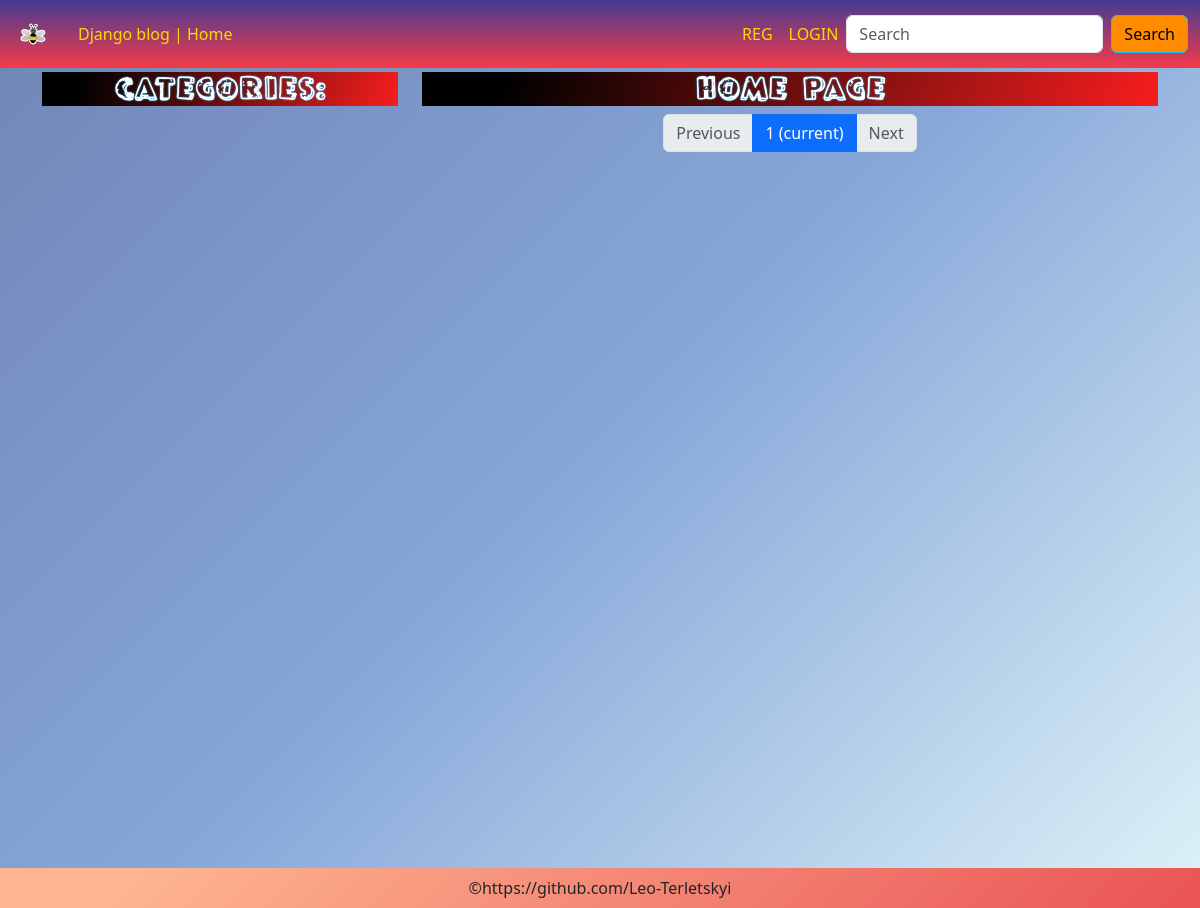
The app's page /, older data.
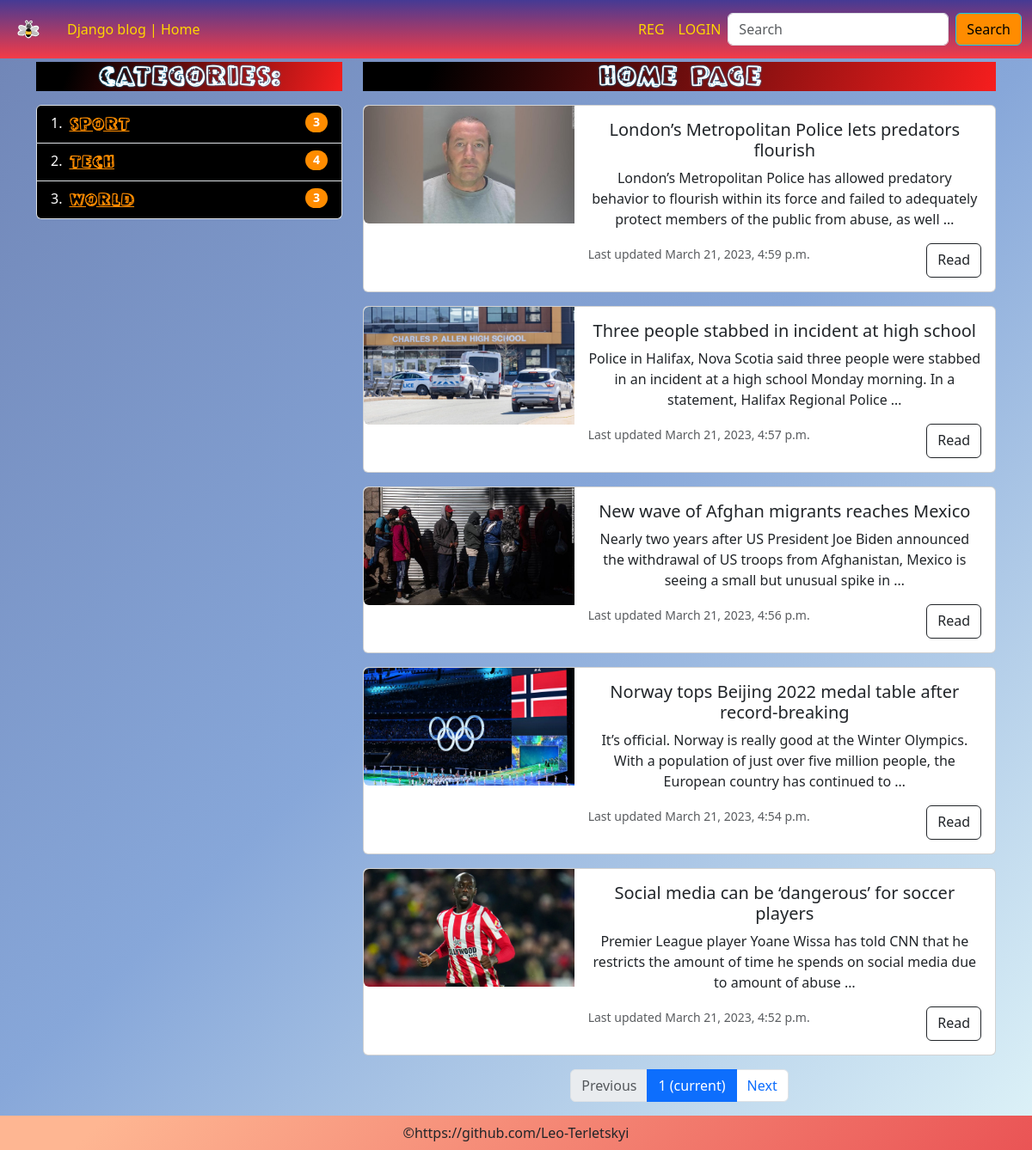
The same page, newer data.
### articles/models.py (models this page shows, shortened)
class Category(models.Model):
    name = models.CharField(max_length=32, unique=True)
    slug = models.SlugField(null=True, blank=True)
    def get_absolute_url(self):
        return reverse('category_list', kwargs={'slug': self.slug})
    def __str__(self):
        return self.name
    class Meta:
        verbose_name = 'Category'
        verbose_name_plural = 'Categories'
        ordering = ('name',)

class Article(models.Model):
    title = models.CharField(max_length=64, unique=True)
    slug = models.SlugField(null=True, blank=True)
    content = RichTextField()
    image = models.ImageField(upload_to='static/article_images')
    created_at = models.DateTimeField(auto_now_add=True)
    updated_at = models.DateTimeField(auto_now=True)
    category = models.ForeignKey(Category, on_delete=models.CASCADE)
    author = models.ForeignKey(user, on_delete=models.CASCADE)
    def get_absolute_url(self):
        return reverse('article_detail', kwargs={'slug': self.slug})
    class Meta:
        verbose_name = 'Article'
        verbose_name_plural = 'Articles'
        ordering = ('-updated_at', '-created_at')

### articles/views.py (the view)
# urls.py: path('', views.HomePage.as_view(), name='home_page'),
class HomePage(generic.ListView):
    model = Article
    context_object_name = 'articles'
    template_name = 'articles/home_page.html'
    queryset = Article.objects.all().select_related('category', 'author')
    paginate_by = 5
    def get_context_data(self, *, object_list=None, **kwargs):
        context = super().get_context_data(object_list=None, **kwargs)
        context['categories'] = Category.objects.all().annotate(count_articles=Count('article'))
        return context

### templates/articles/home_page.html (shortened to what this page needs)
{% extends 'base.html' %}
{% load static %}
{% block cats %}
    {% include 'components/cats.html' %}
{% endblock %}
{% block content %}
    <h3 class="main-title">Home Page</h3>
    {% for article in articles %}
        {% include 'components/card_mini.html' %}
    {% endfor %}
    {% include 'components/pagination.html' %}
{% endblock %}

### templates/base.html (shortened to what this page needs)
<!doctype html>
{% load static %}
<html lang="en">
<head>
    <link rel="stylesheet" href="{% static 'bootstrap/css/bootstrap.min.css' %}">
    <link rel="stylesheet" href="{% static 'my_styles/css/style.css' %}">
</head>
<body>
<div class="wrapper">
    <div class="header">
        <nav class="navbar navbar-expand-lg ">
            <div class="container-fluid">
                <a class="navbar-brand" href="{% url 'home_page' %}">
                    <img src="{% static 'my_styles/images/Spring Bee Sticker Style.svg' %}" width="42" alt="">
                </a>
                <div class="collapse navbar-collapse" id="navbarSupportedContent">
                    <ul class="navbar-nav me-auto mb-2 mb-lg-0">
                        <li class="nav-item">
                            <a class="nav-link" aria-current="page" href="{% url 'home_page' %}">Django blog | Home</a>
                        </li>
                    </ul>
                    {% if user.is_authenticated %}
                        <ul class="navbar-nav ms-auto mb-2 mb-lg-0">
                            <li class="nav-item">
                                <a href="#" class="nav-link fw-bold" style="color: aqua; text-decoration: overline">{{ user.username }}</a>
                            </li>
                            <li class="nav-item">
                                <a href="{% url 'add_new_article' %}" class="nav-link">add article</a>
                            </li>
                            <li class="nav-item">
                                <a href="{% url 'logout' %}" class="nav-link">logout</a>
                            </li>
                        </ul>
                        {% else %}
                        <ul class="navbar-nav ms-auto mb-2 mb-lg-0">
                            <li class="nav-item">
                                <a href="{% url 'register' %}" class="nav-link">REG</a>
                            </li>
                            <li class="nav-item">
                                <a href="{% url 'login' %}" class="nav-link">LOGIN</a>
                            </li>
                        </ul>
                    {% endif %}
                    <form class="d-flex" role="search" method="get" action="{% url 'search' %}">
                        <input class="form-control me-2" name="q" type="search" placeholder="Search" aria-label="Search">
                        <button class="btn btn-info" type="submit">Search</button>
                    </form>
                </div>
            </div>
        </nav>
    </div>
    <div class="content">
        {% block main %}
        <div class="container text-center">
            <div class="row">
                <div class="col-lg-4 col-md-4 column-gap-sm-0">
                    {% block cats %}{% endblock %}
                </div>
                <div class="col-lg-8 col-md-8 col-sm-12">
                    {% block content %}{% endblock %}
                </div>
            </div>
        </div>
        {% endblock %}
    </div>
    <div class="footer">
        &#xa9; <a href="https://github.com/Leo-Terletskyi" class="nav-link">https://github.com/Leo-Terletskyi</a>
    </div>
</div>
</body>
</html>

### templates/components/cats.html
<h3 class="main-title">Categories:</h3>
<ol class="list-group list-group-numbered mb-3 mt-3">
    {% for cat in categories %}
        <li class="list-group-item d-flex justify-content-between align-items-start">
            <div class="ms-2 me-auto">
                <div class="fw-bold"><a href="{{ cat.get_absolute_url }}" class="cat-link">{{ cat }}</a></div>
            </div>
            <span class="badge rounded-pill">{{ cat.count_articles }}</span>
        </li>
    {% endfor %}
</ol>

### templates/components/card_mini.html
<div class="card mb-3 mt-3">
    <div class="row g-0">
        <div class="col-md-4">
            <img src="{{ article.image.url }}" class="img-fluid rounded-start" alt="...">
        </div>
        <div class="col-md-8">
            <div class="card-body">
                <h5 class="card-title">{{ article.title }}</h5>
                <p class="card-text">{{ article.content | truncatewords:25 }}</p>
                <div class="card-body__footer">
                    <p class="card-text"><small class="text-muted">Last updated {{ article.updated_at }}</small></p>
                    <a href="{{ article.get_absolute_url }}" class="btn btn-outline-dark">Read</a>
                </div>
            </div>
        </div>
    </div>
</div>

### templates/components/pagination.html (shortened to what this page needs)
<nav aria-label="Page navigation example">
    <ul class="pagination justify-content-center">
        {% if page_obj.has_previous %}
            <li class="page-item">
                <a class="page-link" href="?page={{ page_obj.previous_page_number }}">Previous</a>
            </li>
        {% else %}
            <li class="page-item disabled">
                <a class="page-link" href="#" tabindex="-1" aria-disabled="True">Previous</a>
            </li>
        {% endif %}
        {% for i in page_obj.paginator.page_range %}
            {% if page_obj.number == i %}
                <li class="page-item active" aria-current="page">
              <span class="page-link">
                {{ i }}
                <span class="sr-only">(current)</span>
              </span>
                </li>
            {% elif i > page_obj.number|add:'-5' and i < movies.number|add:'5' %}
                <li class="page-item"><a class="page-link" href="?page={{ i }}">{{ i }}</a></li>
            {% endif %}
        {% endfor %}
        {% if page_obj.has_next %}
            <li class="page-item">
                <a class="page-link" href="?page={{ page_obj.next_page_number }}">Next</a>
            </li>
        {% else %}
            <li class="page-item disabled">
                <a class="page-link" href="#" tabindex="-1" aria-disabled="True">Next</a>
            </li>
        {% endif %}
    </ul>
</nav>

### static/my_styles/css/style.css (style rules this page uses)
.wrapper { display: flex; flex-direction: column; background-image: linear-gradient(-225deg, #7085B6 0%, #87A7D9 50%, #DEF3F8 100%); }
.content { min-height: 100vh; }
.footer { min-height: 40px; background-image: linear-gradient( 135deg, #FEB692 10%, #EA5455 100%); display: flex; justify-content: center; align-items: center; }
.navbar, .navbar-expand-lg { background-image: linear-gradient(to top, #f43b47 0%, #453a94 100%); color: white; }
.navbar-nav .nav-link { color: gold; }
.btn-info { background: darkorange; }
.row { min-height: 100%; }
.main-title { font-family: Conv_P22PopArt-ThreeD; font-weight: 700; background-image: linear-gradient(109.6deg, rgba(0, 0, 0, 1) 11.2%, rgba(247, 30, 30, 1) 100.3%); color: white; text-shadow: 0 0 2px deepskyblue; margin-top: 4px; }
.card-body__footer { display: flex; justify-content: space-between; }
.fw-bold { font-family: Conv_P22PopArt-ThreeD; }
.list-group-item { background: black; }
li:before { color: white; }
.rounded-pill { font-size: 14px; background: darkorange; }
.cat-link, .cat-link:active, .cat-link:hover { color: darkorange; font-size: 18px; }

Row changes from the older to the newer data that the page shows:
added Category: name "sport", count_articles "3"
added Category: name "tech", count_articles "4"
added Category: name "world", count_articles "3"
added Article: image (picture), title "London’s Metropolitan Police lets predators flourish", content "London’s Metropolitan Police has allowed predatory behavior to flourish within its force and failed to adequately protect members of the public from abuse, as well …", updated_at "March 21, 2023, 4:59 p.m."
added Article: image (picture), title "Three people stabbed in incident at high school", content "Police in Halifax, Nova Scotia said three people were stabbed in an incident at a high school Monday morning. In a statement, Halifax Regional Police …", updated_at "March 21, 2023, 4:57 p.m."
added Article: image (picture), title "New wave of Afghan migrants reaches Mexico", content "Nearly two years after US President Joe Biden announced the withdrawal of US troops from Afghanistan, Mexico is seeing a small but unusual spike in …", updated_at "March 21, 2023, 4:56 p.m."
added Article: image (picture), title "Norway tops Beijing 2022 medal table after record-breaking", content "It’s official. Norway is really good at the Winter Olympics. With a population of just over five million people, the European country has continued to …", updated_at "March 21, 2023, 4:54 p.m."
added Article: image (picture), title "Social media can be ‘dangerous’ for soccer players", content "Premier League player Yoane Wissa has told CNN that he restricts the amount of time he spends on social media due to amount of abuse …", updated_at "March 21, 2023, 4:52 p.m."
